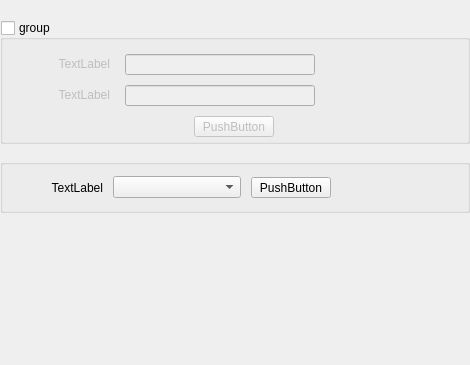
                     <widget class="QWidget" name="LoginPwdPage">
                      <layout class="QVBoxLayout" name="verticalLayout_20">
                       <property name="spacing">
                        <number>15</number>
                       </property>
                       <property name="leftMargin">
                        <number>0</number>
                       </property>
                       <property name="topMargin">
                        <number>20</number>
                       </property>
                       <property name="rightMargin">
                        <number>0</number>
                       </property>
                       <property name="bottomMargin">
                        <number>0</number>
                       </property>
                       <item>
                        <widget class="QGroupBox" name="pwdEnableGroup">
                         <property name="minimumSize">
                          <size>
                           <width>470</width>
                           <height>124</height>
                          </size>
                         </property>
                         <property name="maximumSize">
                          <size>
                           <width>470</width>
                           <height>124</height>
                          </size>
                         </property>
                         <property name="title">
                          <string>group</string>
                         </property>
                         <property name="checkable">
                          <bool>true</bool>
                         </property>
                         <property name="checked">
                          <bool>false</bool>
                         </property>
                         <layout class="QVBoxLayout" name="verticalLayout_21">
                          <property name="leftMargin">
                           <number>7</number>
                          </property>
                          <property name="topMargin">
                           <number>10</number>
                          </property>
                          <property name="rightMargin">
                           <number>10</number>
                          </property>
                          <property name="bottomMargin">
                           <number>0</number>
                          </property>
                          <item>
                           <layout class="QHBoxLayout" name="horizontalLayout_24">
                            <property name="spacing">
                             <number>15</number>
                            </property>
                            <item>
                             <widget class="QLabel" name="oldPwd">
                              <property name="minimumSize">
                               <size>
                                <width>100</width>
                                <height>20</height>
                               </size>
                              </property>
                              <property name="maximumSize">
                               <size>
                                <width>100</width>
                                <height>20</height>
                               </size>
                              </property>
                              <property name="text">
                               <string>TextLabel</string>
                              </property>
                              <property name="alignment">
                               <set>Qt::AlignRight|Qt::AlignTrailing|Qt::AlignVCenter</set>
                              </property>
                             </widget>
                            </item>
                            <item>
                             <widget class="QLineEdit" name="oldPwdEdit">
                              <property name="minimumSize">
                               <size>
                                <width>190</width>
                                <height>21</height>
                               </size>
                              </property>
                              <property name="maximumSize">
                               <size>
                                <width>190</width>
                                <height>21</height>
                               </size>
                              </property>
                             </widget>
                            </item>
                            <item>
                             <spacer name="horizontalSpacer_16">
                              <property name="orientation">
                               <enum>Qt::Horizontal</enum>
                              </property>
                              <property name="sizeHint" stdset="0">
                               <size>
                                <width>40</width>
                                <height>20</height>
                               </size>
                              </property>
                             </spacer>
                            </item>
                           </layout>
                          </item>
                          <item>
                           <layout class="QHBoxLayout" name="horizontalLayout_25">
                            <property name="spacing">
                             <number>15</number>
                            </property>
                            <item>
                             <widget class="QLabel" name="newPwd">
                              <property name="minimumSize">
                               <size>
                                <width>100</width>
                                <height>20</height>
                               </size>
                              </property>
                              <property name="maximumSize">
                               <size>
                                <width>100</width>
                                <height>20</height>
                               </size>
                              </property>
                              <property name="text">
                               <string>TextLabel</string>
                              </property>
                              <property name="alignment">
                               <set>Qt::AlignRight|Qt::AlignTrailing|Qt::AlignVCenter</set>
                              </property>
                             </widget>
                            </item>
                            <item>
                             <widget class="QLineEdit" name="newPwdEdit">
                              <property name="minimumSize">
                               <size>
                                <width>190</width>
                                <height>21</height>
                               </size>
                              </property>
                              <property name="maximumSize">
                               <size>
                                <width>190</width>
                                <height>21</height>
                               </size>
                              </property>
                             </widget>
                            </item>
                            <item>
                             <spacer name="horizontalSpacer_17">
                              <property name="orientation">
                               <enum>Qt::Horizontal</enum>
                              </property>
                              <property name="sizeHint" stdset="0">
                               <size>
                                <width>40</width>
                                <height>20</height>
                               </size>
                              </property>
                             </spacer>
                            </item>
                           </layout>
                          </item>
                          <item>
                           <layout class="QHBoxLayout" name="horizontalLayout_26">
                            <item>
                             <spacer name="horizontalSpacer_13">
                              <property name="orientation">
                               <enum>Qt::Horizontal</enum>
                              </property>
                              <property name="sizeHint" stdset="0">
                               <size>
                                <width>40</width>
                                <height>20</height>
                               </size>
                              </property>
                             </spacer>
                            </item>
                            <item>
                             <widget class="QPushButton" name="pwdConfirmButton">
                              <property name="minimumSize">
                               <size>
                                <width>80</width>
                                <height>21</height>
                               </size>
                              </property>
                              <property name="maximumSize">
                               <size>
                                <width>80</width>
                                <height>21</height>
                               </size>
                              </property>
                              <property name="text">
                               <string>PushButton</string>
                              </property>
                             </widget>
                            </item>
                            <item>
                             <spacer name="horizontalSpacer_14">
                              <property name="orientation">
                               <enum>Qt::Horizontal</enum>
                              </property>
                              <property name="sizeHint" stdset="0">
                               <size>
                                <width>40</width>
                                <height>20</height>
                               </size>
                              </property>
                             </spacer>
                            </item>
                           </layout>
                          </item>
                         </layout>
                        </widget>
                       </item>
                       <item>
                        <widget class="QGroupBox" name="groupBox_2">
                         <property name="minimumSize">
                          <size>
                           <width>470</width>
                           <height>54</height>
                          </size>
                         </property>
                         <property name="maximumSize">
                          <size>
                           <width>470</width>
                           <height>54</height>
                          </size>
                         </property>
                         <property name="title">
                          <string/>
                         </property>
                         <layout class="QHBoxLayout" name="horizontalLayout_27">
                          <property name="spacing">
                           <number>10</number>
                          </property>
                          <property name="leftMargin">
                           <number>0</number>
                          </property>
                          <property name="topMargin">
                           <number>0</number>
                          </property>
                          <property name="rightMargin">
                           <number>10</number>
                          </property>
                          <property name="bottomMargin">
                           <number>0</number>
                          </property>
                          <item>
                           <widget class="QLabel" name="userMode">
                            <property name="minimumSize">
                             <size>
                              <width>100</width>
                              <height>21</height>
                             </size>
                            </property>
                            <property name="maximumSize">
                             <size>
                              <width>100</width>
                              <height>21</height>
                             </size>
                            </property>
                            <property name="text">
                             <string>TextLabel</string>
                            </property>
                            <property name="alignment">
                             <set>Qt::AlignRight|Qt::AlignTrailing|Qt::AlignVCenter</set>
                            </property>
                           </widget>
                          </item>
                          <item>
                           <widget class="QComboBox" name="userComboBox">
                            <property name="minimumSize">
                             <size>
                              <width>128</width>
                              <height>22</height>
                             </size>
                            </property>
                            <property name="maximumSize">
                             <size>
                              <width>128</width>
                              <height>22</height>
                             </size>
                            </property>
                           </widget>
                          </item>
                          <item>
                           <widget class="QPushButton" name="userConfirmButton">
                            <property name="minimumSize">
                             <size>
                              <width>80</width>
                              <height>21</height>
                             </size>
                            </property>
                            <property name="maximumSize">
                             <size>
                              <width>80</width>
                              <height>21</height>
                             </size>
                            </property>
                            <property name="text">
                             <string>PushButton</string>
                            </property>
                           </widget>
                          </item>
                          <item>
                           <spacer name="horizontalSpacer_15">
                            <property name="orientation">
                             <enum>Qt::Horizontal</enum>
                            </property>
                            <property name="sizeHint" stdset="0">
                             <size>
                              <width>9</width>
                              <height>20</height>
                             </size>
                            </property>
                           </spacer>
                          </item>
                         </layout>
                        </widget>
                       </item>
                       <item>
                        <spacer name="verticalSpacer_8">
                         <property name="orientation">
                          <enum>Qt::Vertical</enum>
                         </property>
                         <property name="sizeHint" stdset="0">
                          <size>
                           <width>20</width>
                           <height>152</height>
                          </size>
                         </property>
                        </spacer>
                       </item>
                      </layout>
                     </widget>
